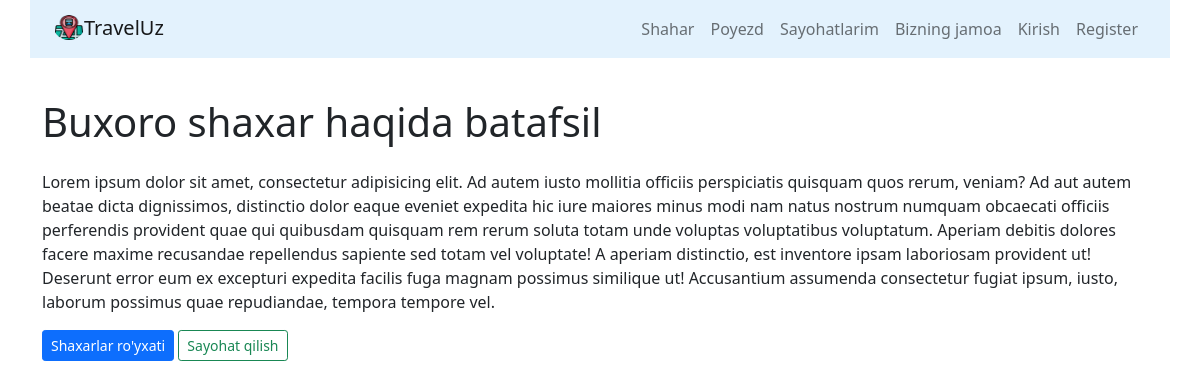
Page /cities/3 on the earlier database version.
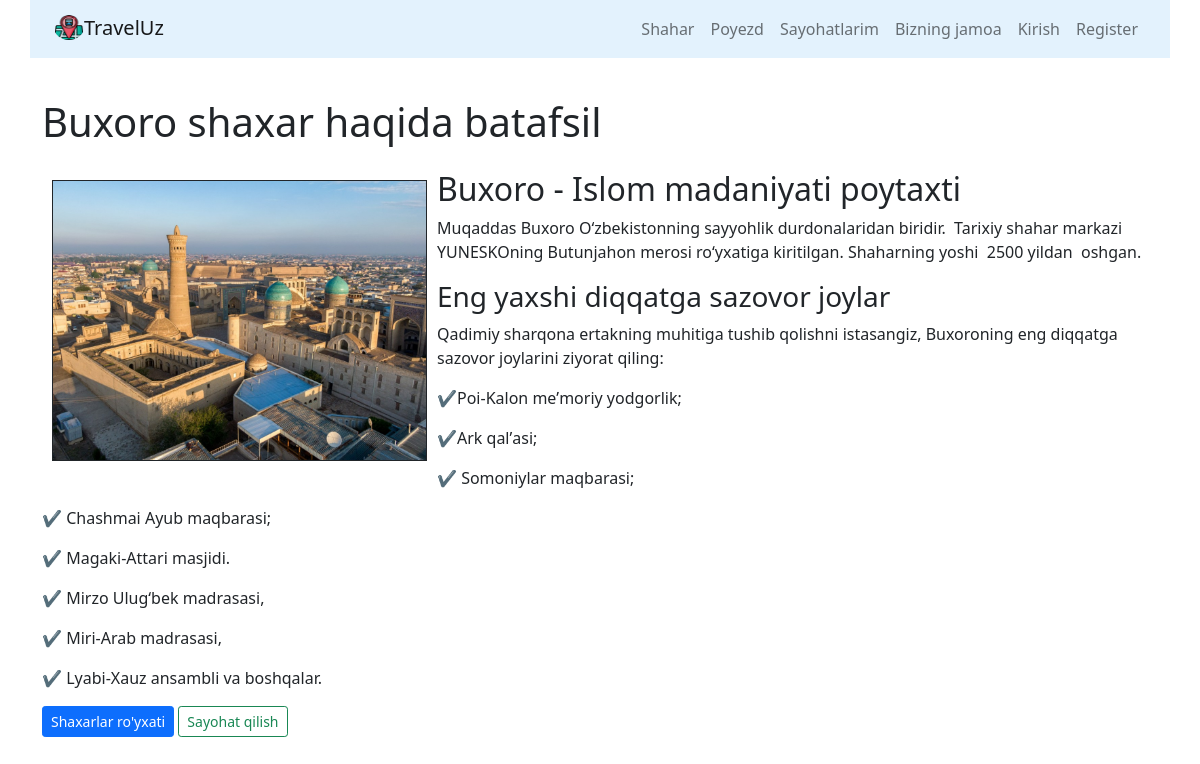
Same page on the later database version.
### cities/models.py (models this page shows, shortened)
class City(models.Model):
    name=models.CharField(max_length=200,unique=True,verbose_name='Shaxar')
    shahar_haqida_qisqa = models.CharField(max_length=1000)
    about_city=RichTextUploadingField(blank=True,null=True)
    image = models.ImageField(blank=True, null=True, upload_to='city_images')
    class Meta:
        verbose_name= "Shaxar"
        verbose_name_plural= "Shaxarlar ombori"
        ordering=["name"]

### cities/views.py (the view)
# urls.py: path('<int:pk>',CityDetailView.as_view(),name='detail'),
class CityDetailView(DetailView):
    queryset = City.objects.all()
    template_name = 'cities/detail.html'

### cities/templates/cities/detail.html (shortened to what this page needs)
{% extends 'base.html' %}
{% block content %}
<div class="container">
<h1>{{city.name}} shaxar haqida batafsil</h1>
<div class="row pb-0">
    <div class="col-md">
        <p>{{city.about_city|safe}}</p>
    </div>
</div>
<div class="row mb-3">
    <div class="col-md-4">
        <a href="{% url 'cities:home' %}" class="btn btn-primary btn-sm">Shaxarlar ro'yxati</a>
        <a href="{%url 'find_routes' %}" class="btn btn-outline-success btn-sm">Sayohat qilish</a>
    </div>
</div>
</div>
{% endblock %}

Differences in the rows shown:
changed City "Buxoro": about_city: picture added; about_city "Lorem ipsum dolor sit amet, consectetur adipisicing elit. Ad autem iusto mollitia officiis perspiciatis quisquam quos rerum, veniam? Ad aut autem beatae dicta dignissimos, distinctio dolor eaque eveniet expedita hic iure maiores minus modi nam natus nostrum numquam obcaecati officiis perferendis provident quae qui quibusdam quisquam rem rerum soluta totam unde voluptas voluptatibus voluptatum. Aperiam debitis dolores facere maxime recusandae repellendus sapiente sed totam vel voluptate! A aperiam distinctio, est inventore ipsam laboriosam provident ut! Deserunt error eum ex excepturi expedita facilis fuga magnam possimus similique ut! Accusantium assumenda consectetur fugiat ipsum, iusto,…" → "Buxoro - Islom madaniyati poytaxti Muqaddas Buxoro O‘zbekistonning sayyohlik durdonalaridan biridir. Tarixiy shahar markazi YUNESKOning Butunjahon merosi ro‘yxatiga kiritilgan. Shaharning yoshi 2500 yildan oshgan. Eng yaxshi diqqatga sazovor joylar Qadimiy sharqona ertakning muhitiga tushib qolishni istasangiz, Buxoroning eng diqqatga sazovor joylarini ziyorat qiling: ✔️Poi-Kalon meʼmoriy yodgorlik; ✔️Ark qalʼasi; ✔️ Somoniylar maqbarasi; ✔️ Chashmai Ayub maqbarasi; ✔️ Magaki-Attari masjidi. ✔️ Mirzo Ulug‘bek madrasasi, ✔️ Miri-Arab madrasasi, ✔️ Lyabi-Xauz ansambli va boshqalar."
